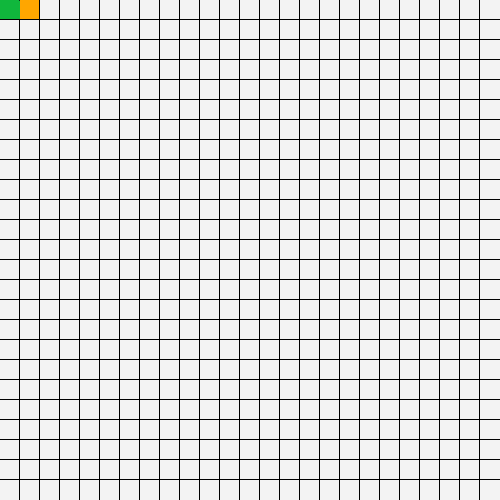
Frame 1 (no input)
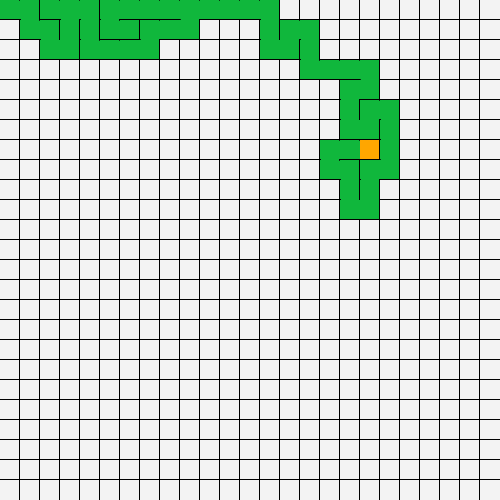
Frame 60 (no input)
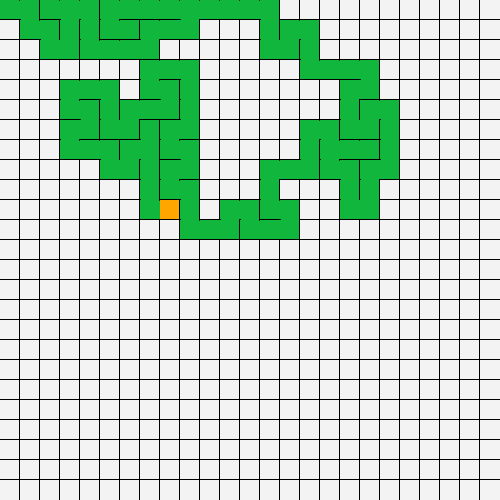
Frame 120 (the mouse pressed at the canvas centre since frame 60)

The p5.js sketch that drew these frames (run headless with seeded random() and noise() and a simulated clock; from frame 60 on, the mouse is pressed at the canvas centre):

// p5.js sketch
// ── sketch.js
// Maze generator
// Manuel Rivas
// November 10th 2020

const cols = 25;  // Columns number
const rows = 25;  // Rows number

let actual_cell;  // Stores the cell (tile) where the program is at
let cell_width;   // The width of each tile
let cell_height;  // The height of each tile
let cells;        // A bidimensional array that stores all the cells (tiles)
let visited_cells = []; // Stores the cells where I've already been so i can comeback

const make2DArray = (rows, cols) => {
  // Creates a bidimensional array with a number of "rows" and "columns"
  let array = [];
  for(let i = 0; i < rows; i++){
    let row = [];
    for(let j = 0; j < cols; j++){
      row.push(0)
    }
    array.push(row)
  }
  return array;
}


const makeOn2DArray = (array, func = (array, x, y) => undefined) => {
  // Goes through a bidimensional array and executes a function for each item
  for(let i = 0; i < array.length; i++){
    for(let j = 0; j < array[i].length; j++){
      func(array, i, j);
    }
  }
}


const getNeighbors = (array, i, j) => {
  // Return the neighbors of a given item of an array, excluding itself
  let neighbors = [];
  
  for(let i2 = i - 1; i2 < i + 2; i2++){
    if(i2 != -1 && i2 != array.length){
      neighbors.push(array[i2][j])
    }
  }

  for(let j2 = j - 1; j2 < j + 2; j2++){
    if(j2 != -1 && j2 != array.length){
      neighbors.push(array[i][j2]);
    }
  }
  
  return neighbors.filter((x) => x != array[i][j]);
}


function setup(){
  createCanvas(500, 500);

  cell_width = width / cols;   // Calculates the width of each cell
  cell_height = height / rows; // Calculates the height of each cell

  cells = make2DArray(rows, cols);  // Initializes the bidimensional array that will store the cells

  // Create a cell on each item of the bidimensional array
  makeOn2DArray(cells, (ar, x, y) => {
    ar[x][y] = new Cell(y * cell_width, x * cell_height, cell_width, cell_height);
  })

  // Connect all the cells
  makeOn2DArray(cells, (ar, x, y) => ar[x][y].neighbors = (getNeighbors(ar, x, y)));
  
  // The start cell
  actual = cells[0][0];
  
}


function draw(){
  background(55);
  // Set the actual cell to visited
  actual.visited = true; 
  // Append the actual cell to the path, so I can comeback
  visited_cells.push(actual);
  // Get the cell wich will go next
  let next_cell = actual.getRandomNeighbor();
  // Decides if the next_cell is valid
  if(next_cell != undefined){
    actual.openWall(next_cell);
    actual = next_cell;
  } else{  // If not it will go back in the visited_cells array and find the first valid one
    for(let i = visited_cells.length - 1; i >= 0; i--){
      actual = visited_cells.pop();
      actual.show(true);
      if (actual.getRandomNeighbor() != undefined){
        break;
      }
    }
  }
  // Draw all the cells
  makeOn2DArray(cells, (ar, x, y) => ar[x][y].show(ar[x][y] == actual ? true : false));
  // Decides when the maze is finished
  if(visited_cells.length === 0){
    noLoop();
    alert("Maze finished");
  }
}


// ── cell.js
// Cell class, it just act as a "tile" on the maze

class Cell{
  
  constructor(x, y, w, h){
    // Position on the canvas, and his width-height variables
    this.x = x;
    this.y = y;
    this.width = w;
    this.height = h;
    // Initializes the neighbors variable, wich stores the closest other tiles
    // Also starts the visited variable, wich says if this tile was visited (duh?)
    this.neighbors = [];
    this.visited = false;
    // This object stores the walls, if they should be drawn or not
    // and a function to draw it
    this.walls = {
      TOP: [true, () => line(x    , y    , x + w, y)],
      BOT: [true, () => line(x    , y + h, x + w, y + h)],
      RGT: [true, () => line(x + w, y    , x + w, y + h)],
      LFT: [true, () => line(x    , y    , x    , y + h)]
    }
  }

  show(actual = false){
    // This function shows the actual tile
    stroke(0);
    strokeWeight(2);
    // Decides wich wall should draw
    for(let key of Object.getOwnPropertyNames(this.walls)){ 
      if(this.walls[key][0]){
        this.walls[key][1]();
      }
    }
    // Decides the color of the tile, if it is the actual one, if it was visited or not
    if(actual) fill(255, 166, 0);
    else if(this.visited) fill(16, 183, 60);
    else fill(243);
    noStroke();
    // Draw the color of the tile, decided above
    rect(this.x, this.y, this.width, this.height);
  }

  getRandomNeighbor(){
    // Returns a random not visited neighbor
    let filtered_neighbors = this.neighbors.filter((x) => !x.visited);
    let index = floor(random(filtered_neighbors.length));
    return filtered_neighbors[index];
  }

  openWall(destiny){
    // It just "turn off" the walls that connect two tiles
    let my_wall;
    let dest_wall;

    if(this.x === destiny.x){
      my_wall = this.y < destiny.y? "BOT" : "TOP";
      dest_wall = destiny.y < this.y? "BOT" : "TOP";
    } else if(this.y === destiny.y){
      my_wall = this.x < destiny.x? "RGT" : "LFT";
      dest_wall = destiny.x < this.x? "RGT" : "LFT";
    }
    
    this.walls[my_wall][0] = false;
    destiny.walls[dest_wall][0] = false;
  }

}
